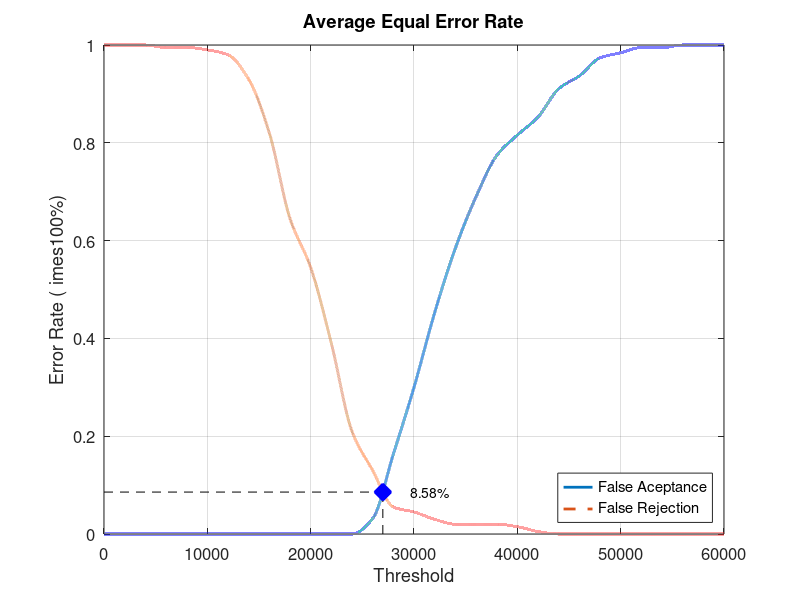
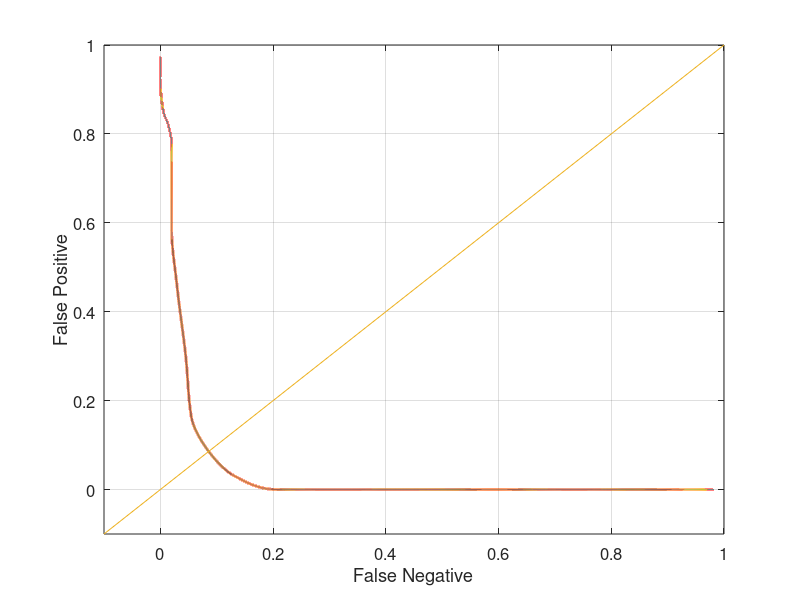

Write the MATLAB code that produced these figures, in order.
close all;
clear;
clc;
x = 0:2000:60000;
xq = 0:0.5:60000;

y0 = [0 0 0 0 0 0 0 0 0 0 0 0 0 0.0315789 0.163158 0.3 0.452632 0.584211 0.689474 0.773684 0.815789 0.852632 0.910526 0.936842 0.973684 0.984211 0.994737 0.994737 1 1 1]
yy0 = interp1(x, y0, xq, 'pchip');
y1 = [1 1 1 0.995 0.995 0.99 0.98 0.93 0.82 0.645 0.545 0.39 0.21 0.13 0.055 0.045 0.03 0.02 0.02 0.02 0.015 0.005 0 0 0 0 0 0 0 0 0]
yy1 = interp1(x, y1, xq, 'pchip');

% Calculating EER: 
y2 = abs(y0 - y1);
find(y2 == min(y2))
yy2 = abs(yy0 - yy1);
xEER = find(yy2 == min(yy2));
xEERIndex = xq(xEER) % X-axis EER
yEER = yy0(xEER) % Y-axis EER

main = figure
plot(xq, yy0,'-','LineWidth', 2);	hold on
plot(xq, yy1,'--','LineWidth', 2);	hold on
plot([xEERIndex xEERIndex], [0 yEER], 'k--');	hold on
plot([0 xEERIndex], [yEER yEER], 'k--');	hold on
plot(xEERIndex, yEER, 'bx', 'LineWidth', 10);	hold on
text(xEERIndex + 10 * xEERIndex / 100, yEER, [num2str(round((10000 * yEER)) / 100) '%'])
legend('False Aceptance', 'False Rejection', 'Location', 'SouthEast')
xlabel('Threshold')
ylabel('Error Rate (	imes100%)')
title('Average Equal Error Rate')
set(gca, 'FontSize', 12)
axis([0 60000 0 1])
grid on

print(main, 'Database5_4Main', '-dpng');
FNRxFPR = figure('Color', [1 1 1]);
plot(yy1, yy0, '-', yy1, yy0, 'LineWidth', 2);
hold on
y = -0.1:0.1:1
plot(y, y); 
set(gca, 'FontSize', 12)
xlabel('False Negative')
ylabel('False Positive')
axis([-0.1 1 -0.1 1])
set(gca, 'FontSize', 12)
grid on

print(FNRxFPR, 'Database5_4FNRxFPR','-dpng');
